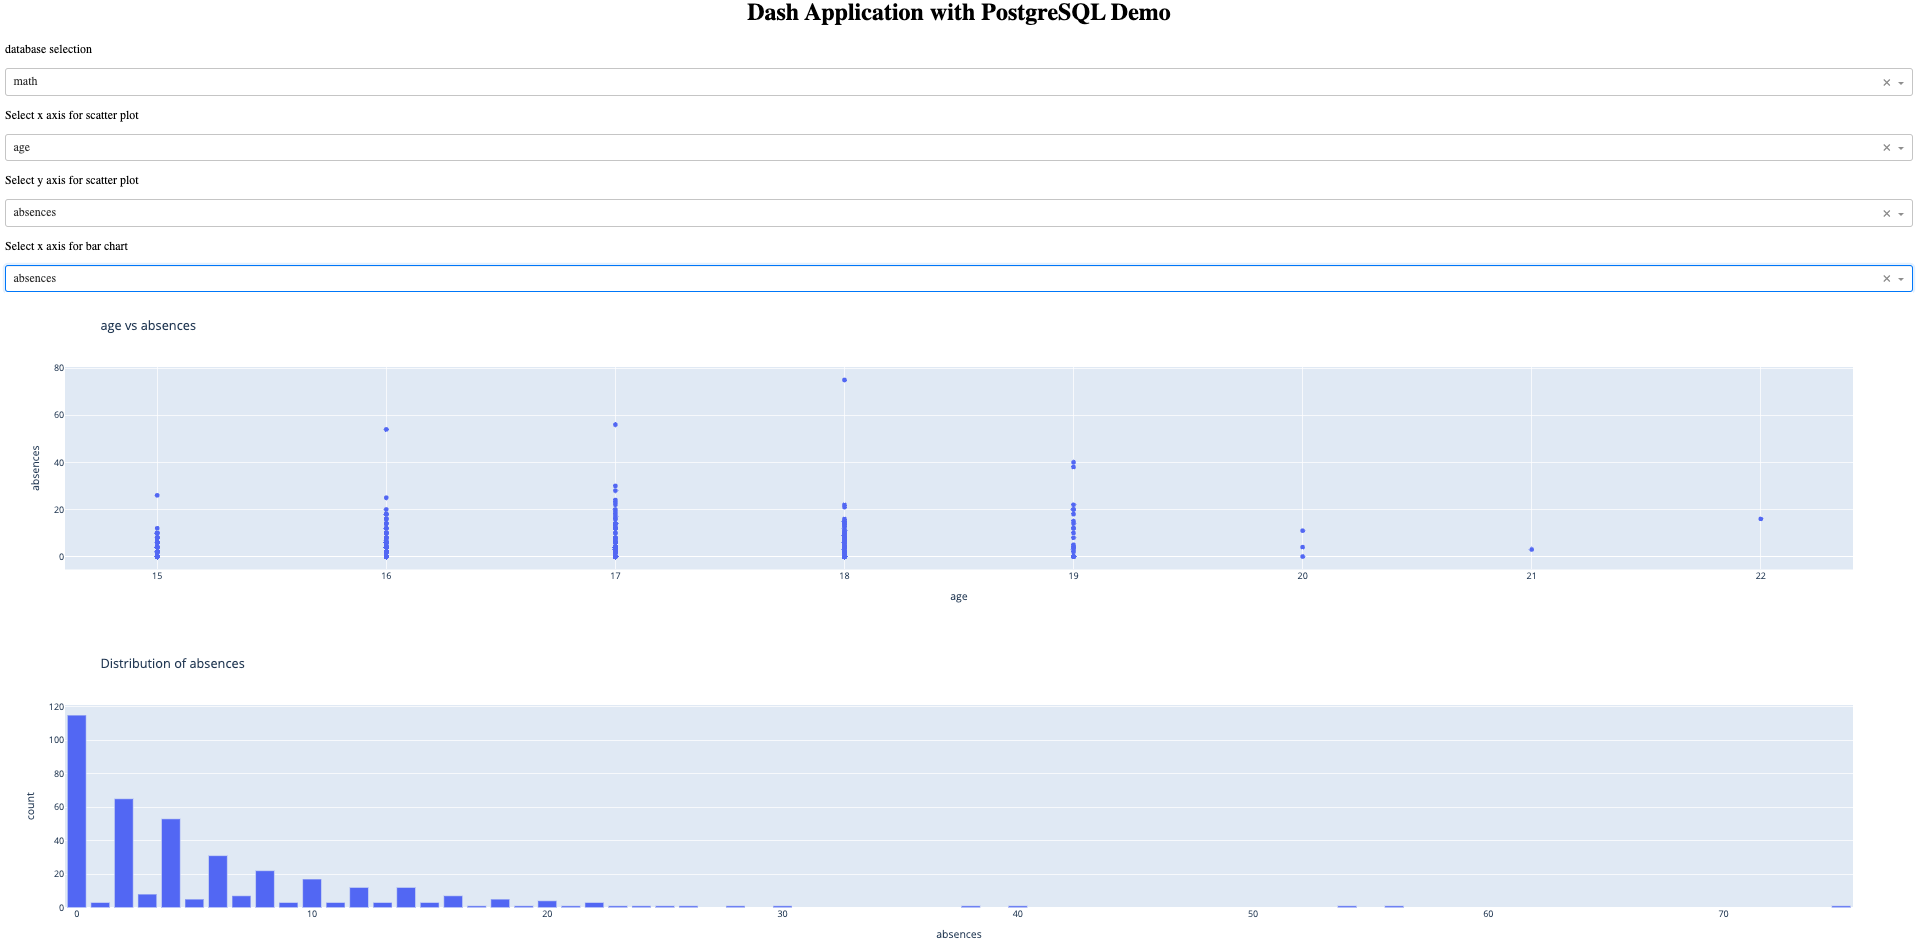

This figure's Python source:
from dash import Dash, html, dcc, callback, Output, Input
import plotly.express as px
import pandas as pd
from sqlalchemy import URL, create_engine
import os

# Connect to PostgreSQL database
connection_string = URL.create(
  'postgresql',
  username=os.getenv("PGUSER"),
  password=os.getenv("PGPASSWORD"),
  host=os.getenv("PGHOST"),
  database=os.getenv("PGDATABASE")
)

# Connect to PG and start a session
engine = create_engine(connection_string, pool_size=10, max_overflow=20)

DB_LIST = ['math', 'portuguese']

app = Dash(__name__)
server = app.server

app.title = "Student Data - Ploomber Cloud Dash Application with PostgreSQL"

app.layout = html.Div(
    [
        html.H1(children="Dash Application with PostgreSQL Demo", style={"textAlign": "center"}),
        html.Div(
            [
                html.P(children="database selection"),
                dcc.Dropdown(DB_LIST, "math", id="db-selection"),
                html.P(children="Select x axis for scatter plot"),
                dcc.Dropdown(id="scatter-selection-x"),
                html.P(children="Select y axis for scatter plot"),
                dcc.Dropdown(id="scatter-selection-y"),
                html.P(children="Select x axis for bar chart"),
                dcc.Dropdown(id="bar-selection-x"),
            ]
        ),
        dcc.Graph(id="graph-content"),
        dcc.Graph(id="graph-bar")
    ]
)

@callback(
    [
        Output("scatter-selection-x", "options"), 
        Output("scatter-selection-y", "options"),
        Output("bar-selection-x", "options"),
        Output("scatter-selection-x", "value"),
        Output("scatter-selection-y", "value"),
        Output("bar-selection-x", "value"),
    ], 
    Input("db-selection", "value")
)
def update_dropdown(value):
    """Updates dropdown list based on selected db."""
    query = f"SELECT * FROM {value}"
    with engine.connect() as conn:
        df = pd.read_sql(query, conn)
    cols = list(df.columns)
    return cols, cols, cols, cols[0], cols[1], cols[0]

@callback(
    Output("graph-content", "figure"), 
    [
        Input("db-selection", "value"),
        Input("scatter-selection-x", "value"),
        Input("scatter-selection-y", "value"),
    ]
)
def update_graph(db_name, val_x, val_y):
    """Updates scatter plot based on selected x and y axis."""
    query = f"SELECT * FROM {db_name}"
    with engine.connect() as conn:
        df = pd.read_sql(query, conn)
    title = f"{val_x} vs {val_y}"
    return px.scatter(df, x=val_x, y=val_y, title=title)

@callback(
    Output("graph-bar", "figure"), 
    [
        Input("db-selection", "value"),
        Input("bar-selection-x", "value"),
    ]
)
def update_bar(db_name, val_x):
    query = f"SELECT {val_x}, COUNT({val_x}) FROM {db_name} GROUP BY {val_x}"
    with engine.connect() as conn:
        df = pd.read_sql(query, conn)
    title =f"Distribution of {val_x}"
    return px.bar(df, x=val_x, y="count", title=title)

if __name__ == '__main__':
   app.run_server(debug=False)
